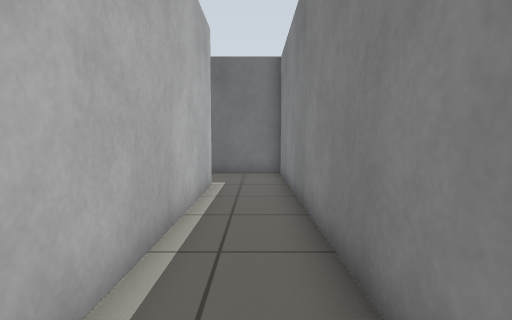
View 1 (above)

12 first-person views from a walk through a robot-simulator world made for Gazebo. The camera is 0.76 m above the floor, tilts 4° down and sees 80° across. The floor is counted in squares, 0.5 m on a side. Each view is taken from the middle of a square. On the plan, view 1 faces up. The plan holds only what a view shows up to about 15 squares ahead; the rest is blank.

View 2
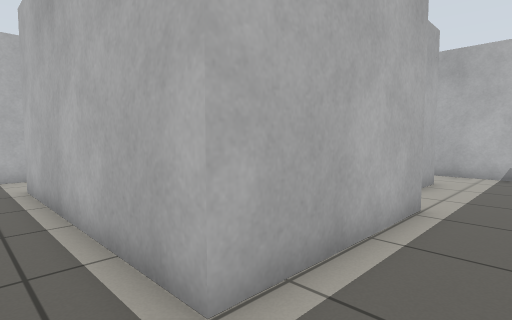

View 3
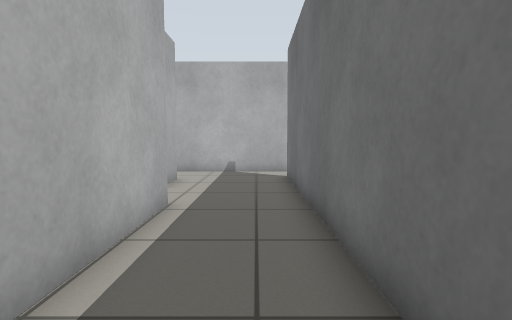

View 4
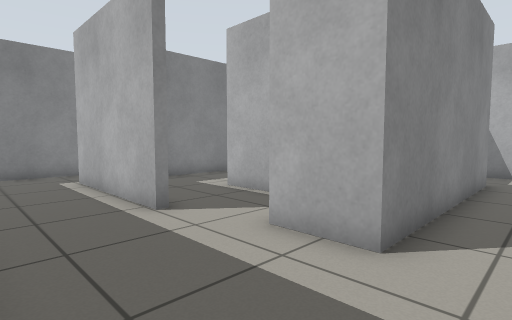

View 5
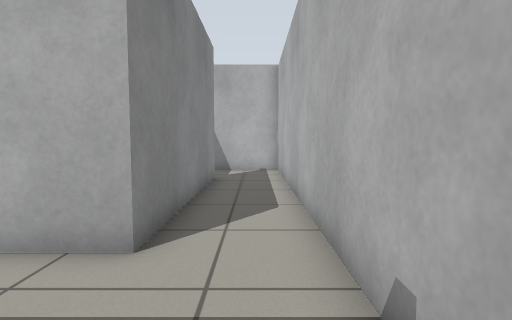

View 6
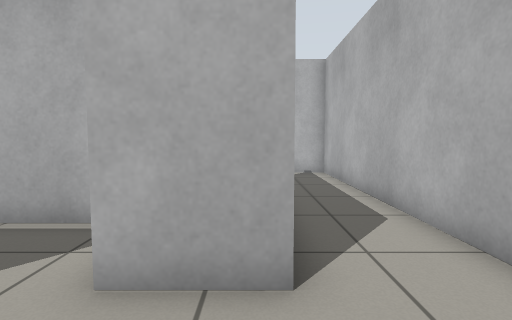

View 7
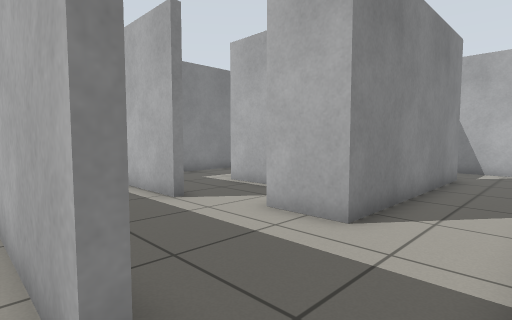

View 8
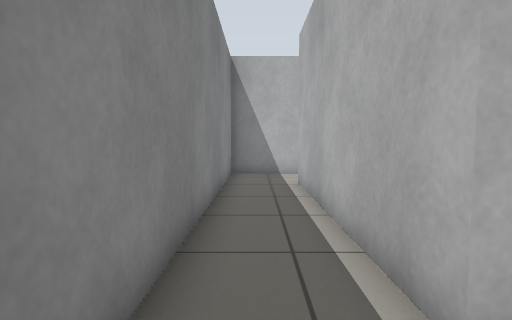

View 9
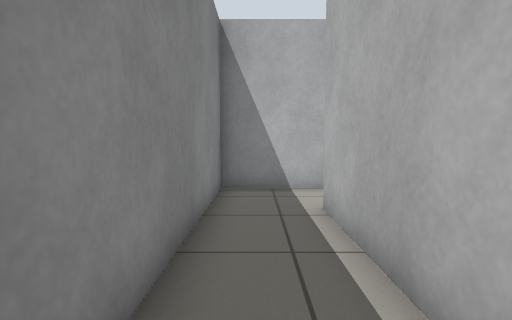

View 10
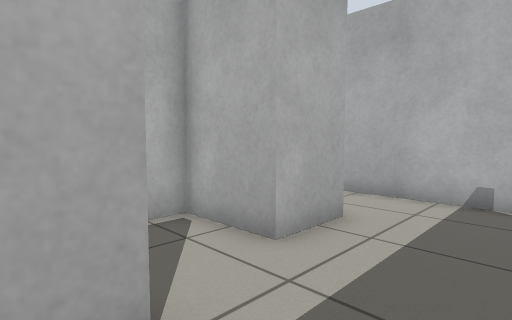

View 11
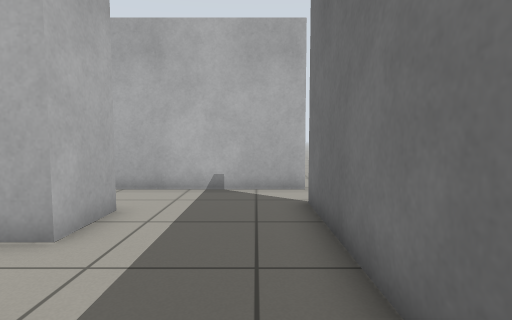

View 12
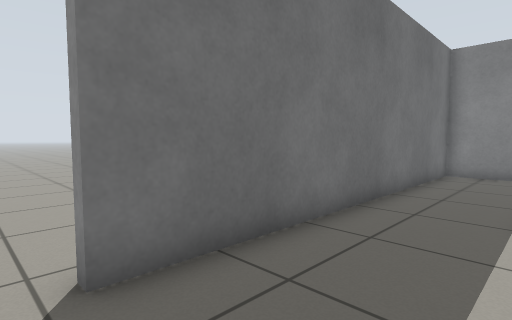

### Floor plan
Key: @ floor where view 1 was taken; # wall or solid block; . floor.
Columns run from 14 left of view 1 to 1 right of it. Each row starts with its distance up from view 1.
 14 ......
 13 #.##############
 12 #..............#
 11 #..............#
 10 #.......#####..#
  9 #..##.....  #..#
  8 #..##...... #..#
  7 #..##.......#..#
  6 #..######...#..#
  5 #..#       .#..#
  4 #..#        #..#
  3 #..#        #..#
  2 #..#        #..#
  1 #..#        #..#
  0 #...        ..@#
 -1 #...        ####
 -2 ####

Where each view was taken, in squares from view 1:
view 1: 0 up, 0 right, facing up
view 2: 12 up, 0 right, facing down-left
view 3: 12 up, 0 right, facing left
view 4: 13 up, 13 left, facing down-right
view 5: 13 up, 13 left, facing down
view 6: 12 up, 11 left, facing down
view 7: 14 up, 14 left, facing down-right
view 8: 12 up, 0 right, facing down
view 9: 8 up, 0 right, facing down
view 10: 12 up, 6 left, facing down-left
view 11: 12 up, 5 left, facing left
view 12: 10 up, 13 left, facing up-right
